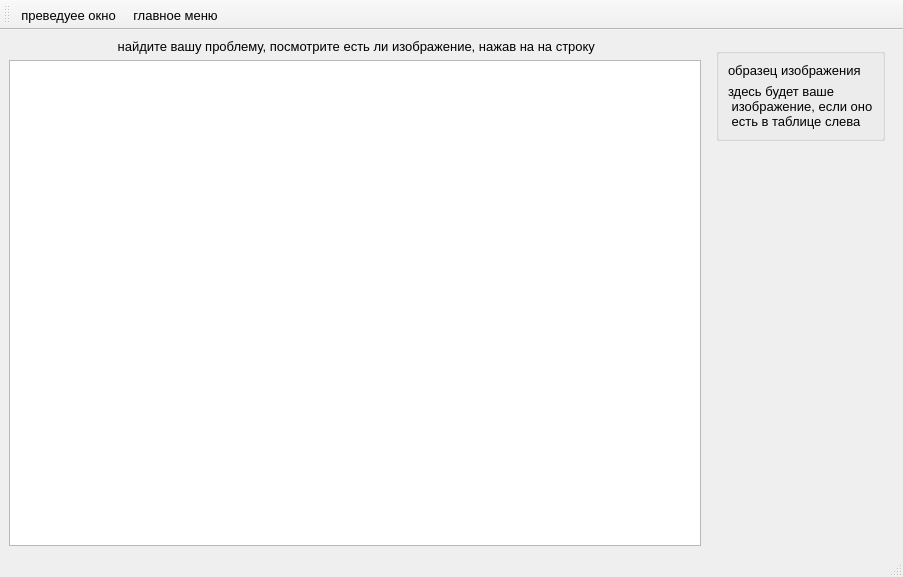
<?xml version="1.0" encoding="UTF-8"?>
<ui version="4.0">
 <class>term</class>
 <widget class="QMainWindow" name="term">
  <property name="geometry">
   <rect>
    <x>0</x>
    <y>0</y>
    <width>903</width>
    <height>577</height>
   </rect>
  </property>
  <property name="font">
   <font>
    <pointsize>10</pointsize>
   </font>
  </property>
  <property name="windowTitle">
   <string>термопредохранитель</string>
  </property>
  <widget class="QWidget" name="centralwidget">
   <layout class="QGridLayout" name="gridLayout_2">
    <item row="0" column="0">
     <layout class="QGridLayout" name="gridLayout">
      <item row="0" column="0">
       <layout class="QVBoxLayout" name="verticalLayout">
        <item alignment="Qt::AlignHCenter">
         <widget class="QLabel" name="label_2">
          <property name="text">
           <string> найдите вашу проблему, посмотрите есть ли изображение, нажав на на строку</string>
          </property>
         </widget>
        </item>
        <item>
         <widget class="QTableView" name="term_2">
          <property name="font">
           <font>
            <pointsize>10</pointsize>
           </font>
          </property>
         </widget>
        </item>
       </layout>
      </item>
      <item row="0" column="1">
       <widget class="QWidget" name="widget_2" native="true">
        <layout class="QVBoxLayout" name="verticalLayout_3">
         <item alignment="Qt::AlignTop">
          <widget class="QGroupBox" name="verticalGroupBox">
           <layout class="QVBoxLayout" name="verticalLayout_2">
            <item>
             <widget class="QLabel" name="label_3">
              <property name="text">
               <string>образец изображения</string>
              </property>
             </widget>
            </item>
            <item>
             <widget class="QLabel" name="lpic_2">
              <property name="text">
               <string>здесь будет ваше
 изображение, если оно
 есть в таблице слева</string>
              </property>
             </widget>
            </item>
           </layout>
          </widget>
         </item>
        </layout>
       </widget>
      </item>
     </layout>
    </item>
   </layout>
  </widget>
  <widget class="QMenuBar" name="menubar">
   <property name="geometry">
    <rect>
     <x>0</x>
     <y>0</y>
     <width>903</width>
     <height>21</height>
    </rect>
   </property>
  </widget>
  <widget class="QStatusBar" name="statusbar"/>
  <widget class="QToolBar" name="toolBar">
   <property name="windowTitle">
    <string>toolBar</string>
   </property>
   <attribute name="toolBarArea">
    <enum>TopToolBarArea</enum>
   </attribute>
   <attribute name="toolBarBreak">
    <bool>false</bool>
   </attribute>
   <addaction name="nazad"/>
   <addaction name="main"/>
  </widget>
  <action name="main">
   <property name="icon">
    <iconset>
     <normaloff>../build-diplom-Desktop_Qt_5_15_0_MinGW_64_bit-Release1/release/icon/menu.png</normaloff>../build-diplom-Desktop_Qt_5_15_0_MinGW_64_bit-Release1/release/icon/menu.png</iconset>
   </property>
   <property name="text">
    <string>главное меню</string>
   </property>
  </action>
  <action name="nazad">
   <property name="icon">
    <iconset>
     <normaloff>../build-diplom-Desktop_Qt_5_15_0_MinGW_64_bit-Release1/release/icon/28.png</normaloff>../build-diplom-Desktop_Qt_5_15_0_MinGW_64_bit-Release1/release/icon/28.png</iconset>
   </property>
   <property name="text">
    <string>преведуее окно</string>
   </property>
  </action>
 </widget>
 <resources/>
 <connections/>
</ui>
